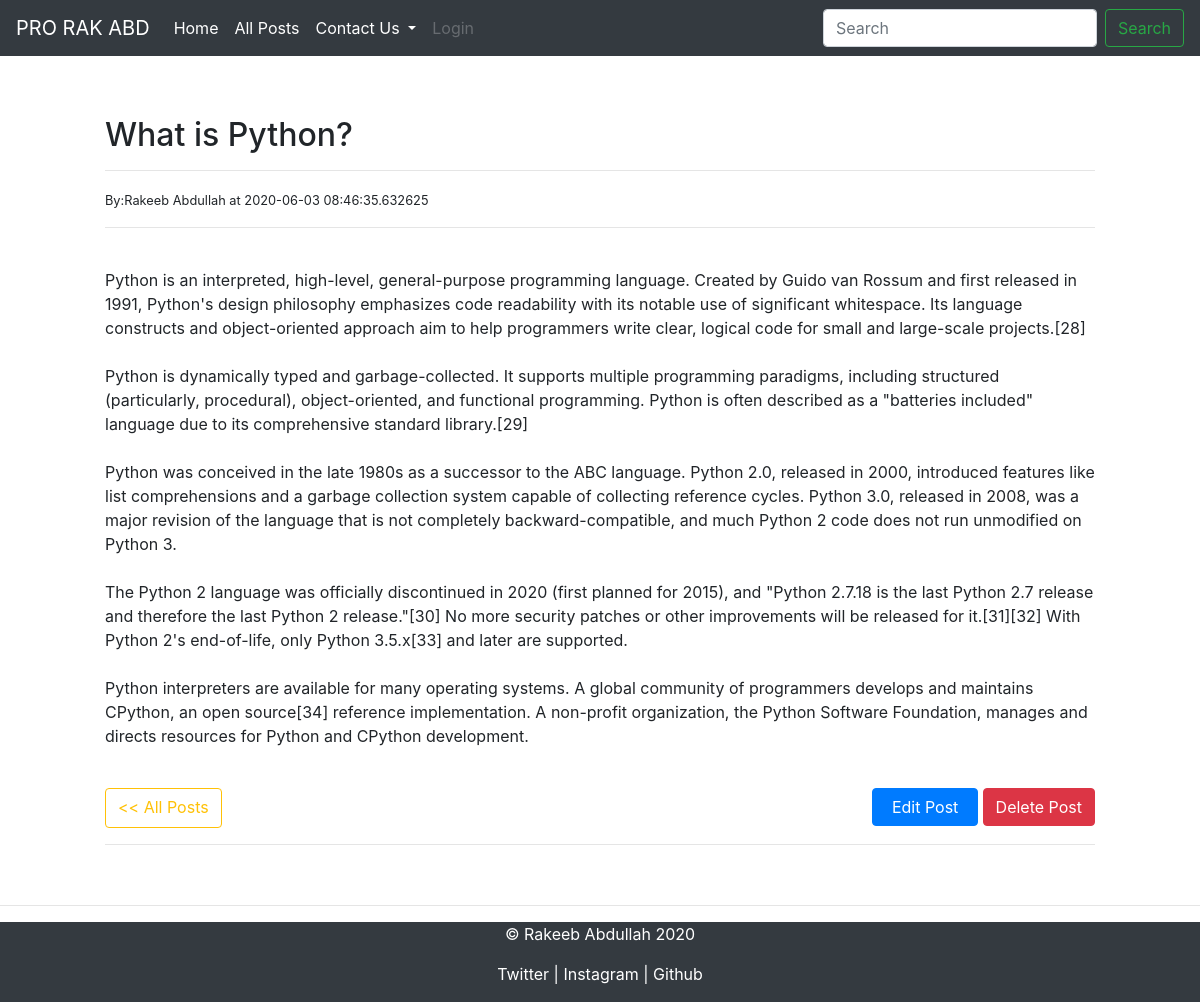
Screenshot of /posts/read_more/6 with the database file from the repository.
### app.py (models this page shows, shortened)
class BlogPost(db.Model):
    id = db.Column(db.Integer, primary_key=True)
    title = db.Column(db.String(100), nullable=False)
    content = db.Column(db.Text, nullable=False)
    author = db.Column(db.String(20), nullable=False, default='N/A')
    date_posted = db.Column(db.DateTime, nullable=False,
                            default=datetime.utcnow)

### app.py (the view)
@app.route('/posts/read_more/<int:id>')
def read_more(id):
    post = BlogPost.query.get_or_404(id)
    return render_template('read_more.html',post=post)

### templates/read_more.html (shortened to what this page needs)
{% extends 'base.html' %}
{% block head %}
<link rel="stylesheet" href="{{ url_for('static',filename='css/posts.css') }}">
{% endblock %}
{% block body %}
<div class="detailed-post">
    <h2>{{ post.title }}</h2>
    <hr>
    {% if post.author %}
    <small>By:{{ post.author }} at {{ post.date_posted }}</small>
    {% else %}
    <small>By:N/A at {{ post.date_posted }}</small>
    {% endif %}
    <hr>
    <br>
    <p style="white-space:pre-wrap">{{ post.content }}</p>
    <br>
    <div style="display: flex; justify-content:space-between;">
        <a href="/posts" class="btn btn-outline-warning"> << All Posts </a>
        <div style="margin-left: 10px;">
            <a href="/posts/edit/{{post.id}}" class="btn btn-primary" style="margin-bottom: 2px; width: 105.95px;">Edit Post</a>
            <a href="/posts/delete/{{post.id}}" class="btn btn-danger" style="margin-bottom: 2px;">Delete Post</a>
        </div>
    </div>
    <hr>
</div>
{% endblock %}

### static/css/posts.css (style rules this page uses)
.detailed-post { margin: 60px; }

### rows the page displays
BlogPost: title "What is Python?", author "Rakeeb Abdullah", date_posted "2020-06-03 08:46:35.632625", content "Python is an interpreted, high-level, general-purpose programming language. Created by Guido van Rossum and first released in 1991, Python's design philosophy emphasizes code readability with its notable use of significant whitespace. Its language constructs and object-oriented approach aim to help programmers write clear, logical code for small and large-scale projects.[28] Python is dynamically typed and garbage-collected. It supports multiple programming paradigms, including structured (particularly, procedural), object-oriented, and functional programming. Python is often described as a \"batteries included\" language due to its comprehensive standard library.[29] Python was conceived in…"
